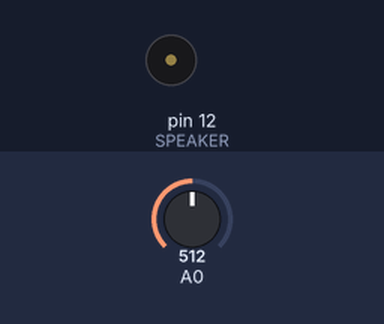
Simulated run of this sketch. Board: Arduino Uno, built with avr-gcc and run on an emulated ATmega328P. Shown: buzzer (waves = sounding). The test bench sets the inputs (shaded band); at power-on: A0 = 512. What the sketch prints to the serial monitor is not drawn.

Above: at 1.2 s.
1.3 s: A0 set to 1005
2.8 s: A0 set to 1021
At 3.4 s:
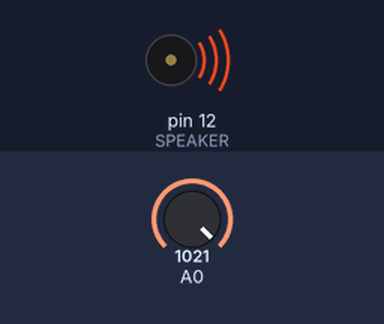
4.3 s: A0 set to 900
At 5.5 s:
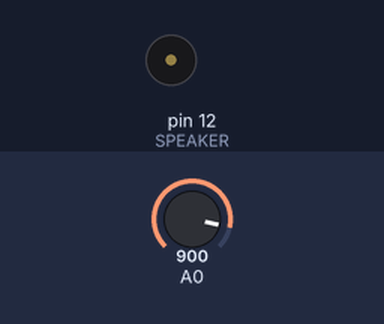
7.3 s: A0 set to 1023
At 8.2 s:
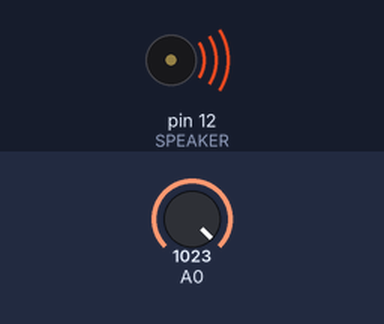
8.8 s: A0 set to 716
At 10.1 s:
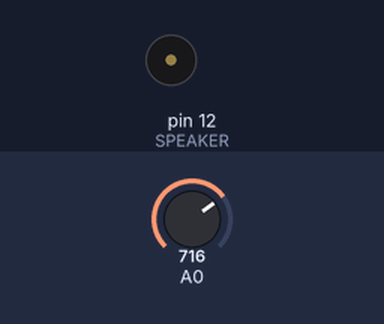
Timing chart, 0 to 11.3 s (numbered marks = the images above; inputs shaded):
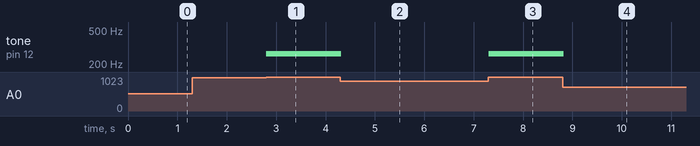

Measured:
- the behaviour switches between 1020 and 1021 on A0 (found by bisection; images 0 and 1)
- after the input at 1.3 s, every drawn part: stays the same
- after the input at 2.8 s, tone on pin 12 (SPEAKER): silent → 262 Hz at once
- after the input at 4.3 s, tone on pin 12 (SPEAKER): 262 Hz → silent at once
- after the input at 7.3 s, tone on pin 12 (SPEAKER): silent → 262 Hz at once
- after the input at 8.8 s, tone on pin 12 (SPEAKER): 262 Hz → silent at once

The sketch:

arduino.ino
```cpp
#define SPEAKER 12

void setup() {
    Serial.begin(9600);
}

int ans;

void loop() {
    ans = analogRead(0);

    if (ans > 1020) {
      tone(SPEAKER, 262, 50);
    } else {
      Serial.println("None.");
    }
}
```
